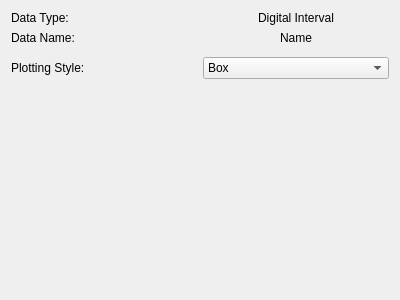
<?xml version="1.0" encoding="UTF-8"?>
<ui version="4.0">
 <class>MediaInterval_Widget</class>
 <widget class="QWidget" name="MediaInterval_Widget">
  <property name="geometry">
   <rect>
    <x>0</x>
    <y>0</y>
    <width>400</width>
    <height>300</height>
   </rect>
  </property>
  <property name="windowTitle">
   <string>Form</string>
  </property>
  <layout class="QVBoxLayout" name="verticalLayout">
   <item>
    <layout class="QHBoxLayout" name="horizontalLayout_2">
     <item>
      <widget class="QLabel" name="label">
       <property name="text">
        <string>Data Type:</string>
       </property>
      </widget>
     </item>
     <item>
      <widget class="QLabel" name="label_3">
       <property name="text">
        <string>Digital Interval</string>
       </property>
       <property name="alignment">
        <set>Qt::AlignmentFlag::AlignCenter</set>
       </property>
      </widget>
     </item>
    </layout>
   </item>
   <item>
    <layout class="QHBoxLayout" name="horizontalLayout_3">
     <item>
      <widget class="QLabel" name="label_4">
       <property name="text">
        <string>Data Name:</string>
       </property>
      </widget>
     </item>
     <item>
      <widget class="QLabel" name="name_label">
       <property name="text">
        <string>Name</string>
       </property>
       <property name="alignment">
        <set>Qt::AlignmentFlag::AlignCenter</set>
       </property>
      </widget>
     </item>
    </layout>
   </item>
   <item>
    <widget class="ColorPicker_Widget" name="color_picker" native="true"/>
   </item>
   <item>
    <layout class="QHBoxLayout" name="plotting_style_layout">
     <item>
      <widget class="QLabel" name="label_plotting_style">
       <property name="text">
        <string>Plotting Style:</string>
       </property>
      </widget>
     </item>
     <item>
      <widget class="QComboBox" name="plotting_style_combobox">
       <property name="toolTip">
        <string>Select the visualization style for interval indicators</string>
       </property>
       <item>
        <property name="text">
         <string>Box</string>
        </property>
       </item>
       <item>
        <property name="text">
         <string>Border</string>
        </property>
       </item>
      </widget>
     </item>
    </layout>
   </item>
   <item>
    <widget class="QStackedWidget" name="style_options_stack">
     <property name="currentIndex">
      <number>0</number>
     </property>
     <widget class="QWidget" name="box_style_page">
      <layout class="QVBoxLayout" name="box_style_layout">
       <item>
        <widget class="BoxIntervalStyle_Widget" name="box_style_widget" native="true"/>
       </item>
      </layout>
     </widget>
     <widget class="QWidget" name="border_style_page">
      <layout class="QVBoxLayout" name="border_style_layout">
       <item>
        <widget class="BorderIntervalStyle_Widget" name="border_style_widget" native="true"/>
       </item>
      </layout>
     </widget>
    </widget>
   </item>
   <item>
    <spacer name="verticalSpacer">
     <property name="orientation">
      <enum>Qt::Orientation::Vertical</enum>
     </property>
     <property name="sizeHint" stdset="0">
      <size>
       <width>20</width>
       <height>40</height>
      </size>
     </property>
    </spacer>
   </item>
  </layout>
 </widget>
 <customwidgets>
  <customwidget>
   <class>ColorPicker_Widget</class>
   <extends>QWidget</extends>
   <header>ColorPicker_Widget/ColorPicker_Widget.hpp</header>
   <container>1</container>
  </customwidget>
  <customwidget>
   <class>BoxIntervalStyle_Widget</class>
   <extends>QWidget</extends>
   <header>Media_Widget/MediaInterval_Widget/StyleWidgets/BoxIntervalStyle_Widget.hpp</header>
   <container>1</container>
  </customwidget>
  <customwidget>
   <class>BorderIntervalStyle_Widget</class>
   <extends>QWidget</extends>
   <header>Media_Widget/MediaInterval_Widget/StyleWidgets/BorderIntervalStyle_Widget.hpp</header>
   <container>1</container>
  </customwidget>
 </customwidgets>
 <resources/>
 <connections/>
</ui>
